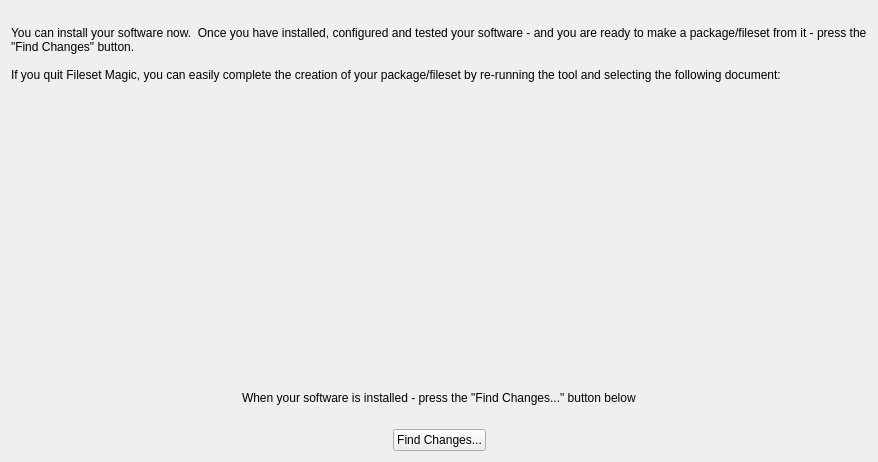
<?xml version="1.0" encoding="UTF-8"?>
<ui version="4.0">
 <class>ScanningCompleteInstallNow</class>
 <widget class="QWidget" name="ScanningCompleteInstallNow">
  <property name="geometry">
   <rect>
    <x>0</x>
    <y>0</y>
    <width>878</width>
    <height>462</height>
   </rect>
  </property>
  <property name="windowTitle">
   <string>Scanning...</string>
  </property>
  <layout class="QGridLayout" name="gridLayout">
   <item row="0" column="0">
    <widget class="QLabel" name="labelInfo">
     <property name="sizePolicy">
      <sizepolicy hsizetype="MinimumExpanding" vsizetype="Preferred">
       <horstretch>2</horstretch>
       <verstretch>0</verstretch>
      </sizepolicy>
     </property>
     <property name="text">
      <string>You can install your software now.  Once you have installed, configured and tested your software - and you are ready to make a package/fileset from it - press the &quot;Find Changes&quot; button.

If you quit Fileset Magic, you can easily complete the creation of your package/fileset by re-running the tool and selecting the following document:</string>
     </property>
     <property name="wordWrap">
      <bool>true</bool>
     </property>
    </widget>
   </item>
   <item row="2" column="0">
    <layout class="QHBoxLayout" name="horizontalLayout_3">
     <item>
      <spacer name="horizontalSpacer_5">
       <property name="orientation">
        <enum>Qt::Horizontal</enum>
       </property>
       <property name="sizeHint" stdset="0">
        <size>
         <width>40</width>
         <height>20</height>
        </size>
       </property>
      </spacer>
     </item>
     <item>
      <widget class="QLabel" name="labelDocumentName">
       <property name="sizePolicy">
        <sizepolicy hsizetype="MinimumExpanding" vsizetype="Preferred">
         <horstretch>0</horstretch>
         <verstretch>0</verstretch>
        </sizepolicy>
       </property>
       <property name="font">
        <font>
         <pointsize>20</pointsize>
         <weight>75</weight>
         <italic>false</italic>
         <bold>true</bold>
        </font>
       </property>
       <property name="text">
        <string/>
       </property>
       <property name="alignment">
        <set>Qt::AlignCenter</set>
       </property>
      </widget>
     </item>
     <item>
      <spacer name="horizontalSpacer_6">
       <property name="orientation">
        <enum>Qt::Horizontal</enum>
       </property>
       <property name="sizeHint" stdset="0">
        <size>
         <width>40</width>
         <height>20</height>
        </size>
       </property>
      </spacer>
     </item>
    </layout>
   </item>
   <item row="3" column="0">
    <widget class="QLabel" name="label">
     <property name="sizePolicy">
      <sizepolicy hsizetype="MinimumExpanding" vsizetype="Minimum">
       <horstretch>0</horstretch>
       <verstretch>0</verstretch>
      </sizepolicy>
     </property>
     <property name="text">
      <string/>
     </property>
     <property name="pixmap">
      <pixmap resource="scanning_complete_install_now.qrc">:/icons/icons/installer-mac.png</pixmap>
     </property>
     <property name="scaledContents">
      <bool>false</bool>
     </property>
     <property name="alignment">
      <set>Qt::AlignCenter</set>
     </property>
    </widget>
   </item>
   <item row="5" column="0">
    <layout class="QVBoxLayout" name="verticalLayout">
     <property name="spacing">
      <number>0</number>
     </property>
     <item>
      <layout class="QHBoxLayout" name="horizontalLayout_2">
       <item>
        <spacer name="horizontalSpacer_3">
         <property name="orientation">
          <enum>Qt::Horizontal</enum>
         </property>
         <property name="sizeHint" stdset="0">
          <size>
           <width>40</width>
           <height>20</height>
          </size>
         </property>
        </spacer>
       </item>
       <item>
        <widget class="QLabel" name="label_2">
         <property name="text">
          <string>When your software is installed - press the &quot;Find Changes...&quot; button below</string>
         </property>
        </widget>
       </item>
       <item>
        <spacer name="horizontalSpacer_4">
         <property name="orientation">
          <enum>Qt::Horizontal</enum>
         </property>
         <property name="sizeHint" stdset="0">
          <size>
           <width>40</width>
           <height>20</height>
          </size>
         </property>
        </spacer>
       </item>
      </layout>
     </item>
     <item>
      <layout class="QHBoxLayout" name="horizontalLayout">
       <item>
        <spacer name="horizontalSpacer">
         <property name="orientation">
          <enum>Qt::Horizontal</enum>
         </property>
         <property name="sizeHint" stdset="0">
          <size>
           <width>40</width>
           <height>20</height>
          </size>
         </property>
        </spacer>
       </item>
       <item>
        <widget class="QPushButton" name="buttonFindChanges">
         <property name="text">
          <string>Find Changes...</string>
         </property>
        </widget>
       </item>
       <item>
        <spacer name="horizontalSpacer_2">
         <property name="orientation">
          <enum>Qt::Horizontal</enum>
         </property>
         <property name="sizeHint" stdset="0">
          <size>
           <width>40</width>
           <height>20</height>
          </size>
         </property>
        </spacer>
       </item>
      </layout>
     </item>
    </layout>
   </item>
   <item row="1" column="0">
    <spacer name="verticalSpacer">
     <property name="orientation">
      <enum>Qt::Vertical</enum>
     </property>
     <property name="sizeType">
      <enum>QSizePolicy::Maximum</enum>
     </property>
     <property name="sizeHint" stdset="0">
      <size>
       <width>20</width>
       <height>40</height>
      </size>
     </property>
    </spacer>
   </item>
   <item row="4" column="0">
    <spacer name="verticalSpacer_2">
     <property name="orientation">
      <enum>Qt::Vertical</enum>
     </property>
     <property name="sizeType">
      <enum>QSizePolicy::Maximum</enum>
     </property>
     <property name="sizeHint" stdset="0">
      <size>
       <width>20</width>
       <height>40</height>
      </size>
     </property>
    </spacer>
   </item>
  </layout>
 </widget>
 <resources>
  <include location="scanning_complete_install_now.qrc"/>
 </resources>
 <connections/>
</ui>
